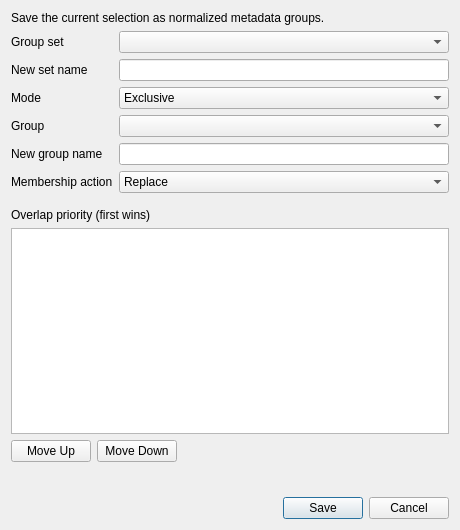
<?xml version="1.0" encoding="UTF-8"?>
<ui version="4.0">
 <class>dialog_save_metadata_groups</class>
 <widget class="QDialog" name="dialog_save_metadata_groups"><property name="surfaceRole" stdset="0"><string>panel</string></property>
  <property name="windowTitle"><string>Save as Metadata Groups</string></property>
  <property name="minimumSize"><size><width>460</width><height>340</height></size></property>
  <layout class="QVBoxLayout" name="layout_save_groups">
   <item><widget class="QLabel" name="label_save_groups_intro"><property name="wordWrap"><bool>true</bool></property><property name="text"><string>Save the current selection as normalized metadata groups.</string></property></widget></item>
   <item><layout class="QFormLayout" name="form_save_groups">
    <item row="0" column="0"><widget class="QLabel" name="label_group_set"><property name="text"><string>Group set</string></property></widget></item>
    <item row="0" column="1"><widget class="QComboBox" name="combo_group_set"></widget></item>
    <item row="1" column="0"><widget class="QLabel" name="label_new_group_set"><property name="text"><string>New set name</string></property></widget></item>
    <item row="1" column="1"><widget class="QLineEdit" name="edit_new_group_set"/></item>
    <item row="2" column="0"><widget class="QLabel" name="label_group_set_mode"><property name="text"><string>Mode</string></property></widget></item>
    <item row="2" column="1"><widget class="QComboBox" name="combo_group_set_mode"><property name="toolTip"><string>One or multiple groups per item</string></property><item><property name="text"><string>Exclusive</string></property></item><item><property name="text"><string>Overlapping</string></property></item></widget></item>
    <item row="3" column="0"><widget class="QLabel" name="label_group"><property name="text"><string>Group</string></property></widget></item>
    <item row="3" column="1"><widget class="QComboBox" name="combo_group"></widget></item>
    <item row="4" column="0"><widget class="QLabel" name="label_new_group"><property name="text"><string>New group name</string></property></widget></item>
    <item row="4" column="1"><widget class="QLineEdit" name="edit_new_group"/></item>
    <item row="5" column="0"><widget class="QLabel" name="label_membership_action"><property name="text"><string>Membership action</string></property></widget></item>
    <item row="5" column="1"><widget class="QComboBox" name="combo_membership_action"><property name="toolTip"><string>Replace, add, or remove members</string></property><item><property name="text"><string>Replace</string></property></item><item><property name="text"><string>Add</string></property></item><item><property name="text"><string>Remove</string></property></item></widget></item>
   </layout></item>
   <item><widget class="QWidget" name="panel_group_priority"><property name="surfaceRole" stdset="0"><string>panel</string></property><layout class="QVBoxLayout" name="layout_group_priority"><property name="leftMargin"><number>0</number></property><property name="rightMargin"><number>0</number></property><item><widget class="QLabel" name="label_group_priority"><property name="text"><string>Overlap priority (first wins)</string></property></widget></item><item><widget class="QListWidget" name="list_group_priority"></widget></item><item><layout class="QHBoxLayout" name="layout_priority_buttons"><item><widget class="QPushButton" name="button_group_priority_up"><property name="text"><string>Move Up</string></property></widget></item><item><widget class="QPushButton" name="button_group_priority_down"><property name="text"><string>Move Down</string></property></widget></item><item><spacer name="spacer_priority"><property name="orientation"><enum>Qt::Orientation::Horizontal</enum></property><property name="sizeHint" stdset="0"><size><width>40</width><height>20</height></size></property></spacer></item></layout></item></layout></widget></item>
   <item><widget class="QLabel" name="label_save_groups_summary"><property name="wordWrap"><bool>true</bool></property><property name="text"><string/></property></widget></item>
   <item><widget class="QDialogButtonBox" name="button_box_save_groups"><property name="standardButtons"><set>QDialogButtonBox::Cancel|QDialogButtonBox::Save</set></property></widget></item>
  </layout>
 </widget>
 <resources/>
 <connections/>
</ui>
